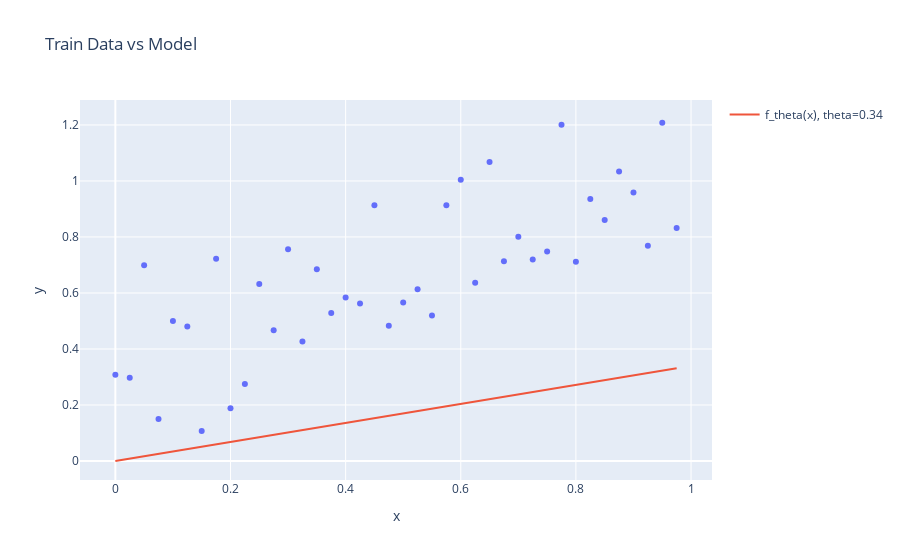

Notebook source saved alongside this figure:
### Markdown cell above
# Task 2 -- Investigating the loss curve


We are going to investigate how an algorithm navigates the L2 loss curve.

To this end we will first use our very simple model $f_\theta(x) = \theta$ to model the training data given below.


### Task 2a
Visualize the model $f_\theta(x)$ with  $\theta=0.34$  alongside the training data in the plot below.

### Code cell
import numpy as np
import plotly.express as px

x_train = np.arange(0.0, 1.0, 0.025)
y_train = 0.4 + x_train * 0.55 + np.random.randn(x_train.shape[0])*0.2

fig = px.scatter(x=x_train, y=y_train, title="Train Dataset")

theta = 0.34
y_model = theta * x_train

fig = px.scatter(x=x_train, y=y_train, title="Train Data vs Model")
fig.add_scatter(x=x_train, y=y_model, mode='lines', name=f'f_theta(x), theta={theta}')

fig.show()
print("Figure drawn")

### Figure 1 — Plotly figure (JSON) as saved in the notebook; plotly's stock layout.template omitted (floating-point values rounded to 4 significant figures)
{"data": [{"hovertemplate": "x=%{x}<br>y=%{y}<extra></extra>", "legendgroup": "", "marker": {"color": "#636efa", "symbol": "circle"}, "mode": "markers", "name": "", "orientation": "v", "showlegend": false, "type": "scatter", "x": [0.0, 0.025, 0.05, 0.075, 0.1, 0.125, 0.15, 0.175, 0.2, 0.225, 0.25, 0.275, 0.3, 0.325, 0.35, 0.375, 0.4, 0.425, 0.45, 0.475, 0.5, 0.525, 0.55, 0.575, 0.6, 0.625, 0.65, 0.675, 0.7, 0.725, 0.75, 0.775, 0.8, 0.825, 0.85, 0.875, 0.9, 0.925, 0.95, 0.975], "xaxis": "x", "y": [0.3076, 0.2972, 0.6989, 0.1499, 0.5001, 0.4799, 0.1068, 0.7221, 0.1888, 0.2754, 0.632, 0.4673, 0.7565, 0.4268, 0.685, 0.5287, 0.5837, 0.5623, 0.9128, 0.483, 0.5661, 0.6132, 0.5197, 0.9129, 1.004, 0.6365, 1.068, 0.7134, 0.8009, 0.7195, 0.7478, 1.201, 0.7119, 0.9356, 0.8605, 1.034, 0.9591, 0.769, 1.208, 0.8316], "yaxis": "y"}, {"mode": "lines", "name": "f_theta(x), theta=0.34", "type": "scatter", "x": [0.0, 0.025, 0.05, 0.075, 0.1, 0.125, 0.15, 0.175, 0.2, 0.225, 0.25, 0.275, 0.3, 0.325, 0.35, 0.375, 0.4, 0.425, 0.45, 0.475, 0.5, 0.525, 0.55, 0.575, 0.6, 0.625, 0.65, 0.675, 0.7, 0.725, 0.75, 0.775, 0.8, 0.825, 0.85, 0.875, 0.9, 0.925, 0.95, 0.975], "y": [0.0, 0.0085, 0.017, 0.0255, 0.034, 0.0425, 0.051, 0.0595, 0.068, 0.0765, 0.085, 0.0935, 0.102, 0.1105, 0.119, 0.1275, 0.136, 0.1445, 0.153, 0.1615, 0.17, 0.1785, 0.187, 0.1955, 0.204, 0.2125, 0.221, 0.2295, 0.238, 0.2465, 0.255, 0.2635, 0.272, 0.2805, 0.289, 0.2975, 0.306, 0.3145, 0.323, 0.3315]}], "layout": {"legend": {"tracegroupgap": 0}, "title": {"text": "Train Data vs Model"}, "xaxis": {"anchor": "y", "domain": [0, 1], "title": {"text": "x"}}, "yaxis": {"anchor": "x", "domain": [0, 1], "title": {"text": "y"}}}}
